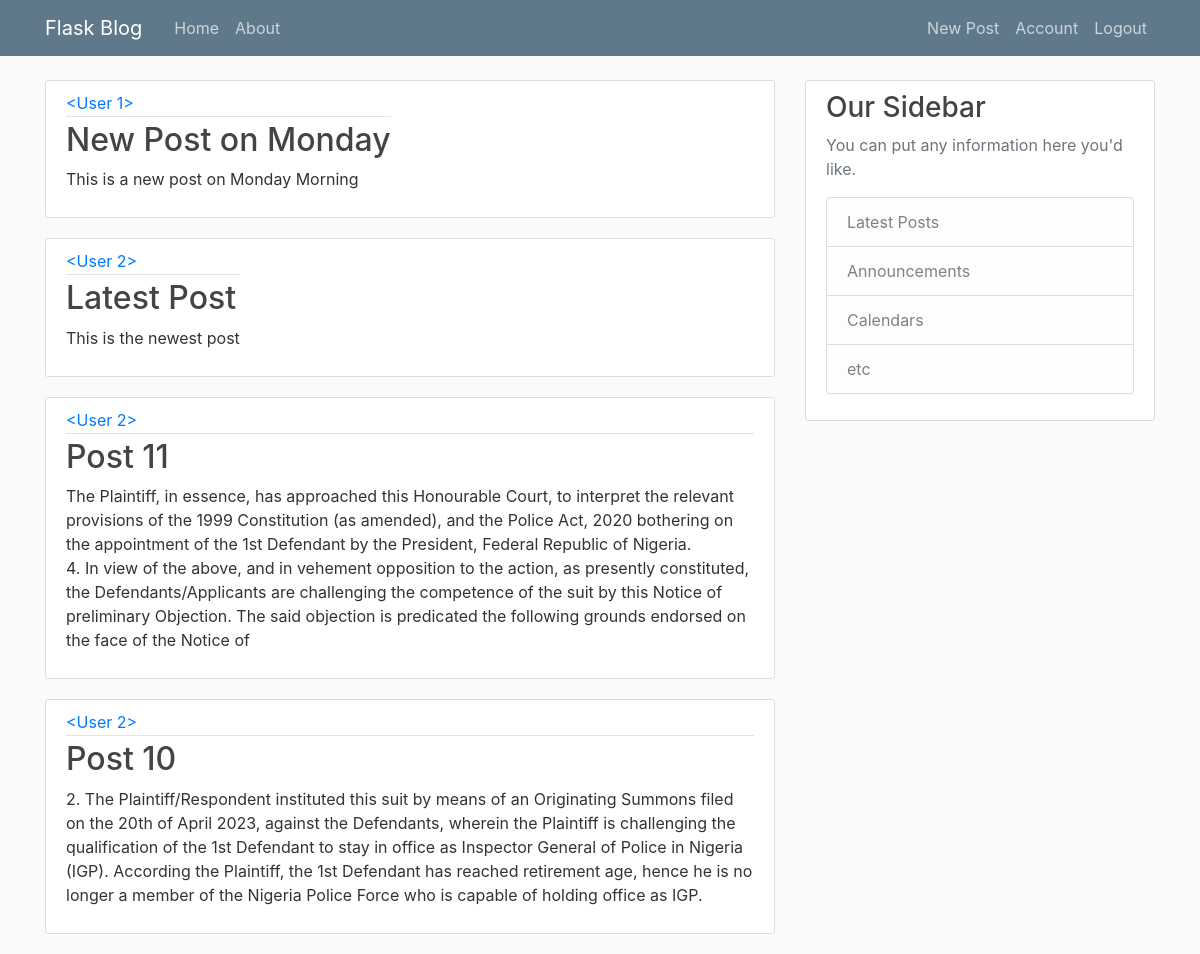
Screenshot of /home (signed in) with the database file from the repository.
### flaskblog/models.py (models this page shows)
class Post(db.Model):
    id = db.Column(db.Integer, primary_key=True)
    title = db.Column(db.String(100), nullable=False)
    date_posted = db.Column(db.DateTime, nullable=False, default=datetime.utcnow)
    content = db.Column(db.Text, nullable=False)
    user_id = db.Column(db.Integer, db.ForeignKey('user.id'), nullable=False)

### flaskblog/routes.py (the view)
@app.route('/')
@app.route('/home')
def home():
    page = request.args.get('page', 1, type=int)
    posts= Post.query.order_by(Post.date_posted.desc()).paginate(page=page, per_page=4)#number of post per page
    return render_template('home.html', posts=posts, title='Home Page')

### flaskblog/models.py (called while the page is built)
@login_manager.user_loader
def load_user(user_id):
    return User.query.get(int(user_id))

### flaskblog/templates/home.html (shortened to what this page needs)
{% extends 'layout.html' %}
{% block content %}
    {% for post in posts %}
<article class="media content-section">
<div class="mdeia-body">
   <div class="article-metadata">
   <a href="#" class="mr-2">{{ post.author }}</a>
</div>
<h2><a href="#" class="article-title">{{ post.title }}</a></h2>
<p class="article-content">{{ post.content }}</p>
</div>
</article>
    {% endfor %}
{% endblock %}

### flaskblog/static/css/main.css (style rules this page uses)
body { background: #fafafa; color: #333333; margin-top: 5rem; }
h1, h2, h3, h4, h5, h6 { color: #444444; }
.content-section { background: #ffffff; padding: 10px 20px; border: 1px solid #dddddd; border-radius: 3px; margin-bottom: 20px; }
.article-title { color: #444444; }
.article-content { white-space: pre-line; }
.article-metadata { padding-bottom: 1px; margin-bottom: 4px; border-bottom: 1px solid #e3e3e3 }

### rows the page displays
Post: author "<User 1>", title "New Post on Monday", content "This is a new post on Monday Morning"
Post: author "<User 2>", title "Latest Post", content "This is the newest post"
Post: author "<User 2>", title "Post 11", content "The Plaintiff, in essence, has approached this Honourable Court, to interpret the relevant provisions of the 1999 Constitution (as amended), and the Police Act, 2020 bothering on the appointment of the 1st Defendant by the President, Federal Republic of Nigeria. 4. In view of the above, and in vehement opposition to the action, as presently constituted, the Defendants/Applicants are challenging the competence of the suit by this Notice of preliminary Objection. The said objection is predicated the following grounds endorsed on the face of the Notice of"
Post: author "<User 2>", title "Post 10", content "2. The Plaintiff/Respondent instituted this suit by means of an Originating Summons filed on the 20th of April 2023, against the Defendants, wherein the Plaintiff is challenging the qualification of the 1st Defendant to stay in office as Inspector General of Police in Nigeria (IGP). According the Plaintiff, the 1st Defendant has reached retirement age, hence he is no longer a member of the Nigeria Police Force who is capable of holding office as IGP."
